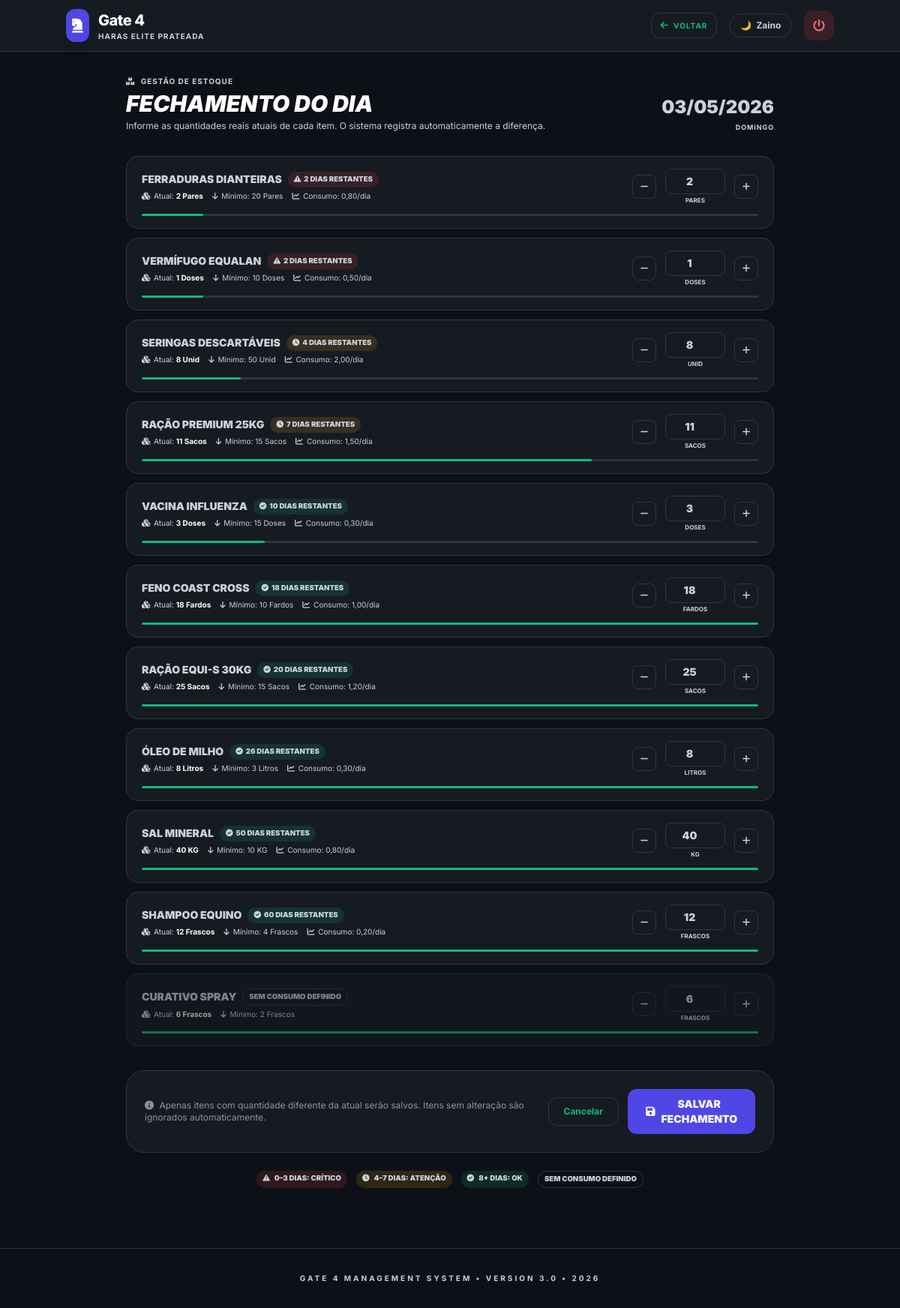
The page /estoque/fechamento/ (signed in) on the database its author committed.
### gateagora/models.py (models this page shows, shortened)
class Empresa(models.Model):
    nome = models.CharField(max_length=100)
    logo = models.ImageField(upload_to='logos/', null=True, blank=True)
    cnpj = models.CharField(max_length=18, blank=True, null=True, help_text="CNPJ da Unidade")
    cidade = models.CharField(max_length=100, default="Cidade Exemplo")
    slug = models.SlugField(
        unique=True,
        help_text="Identificador único na URL (ex: haras-santa-fe)"
    )
    class Meta:
        indexes = [models.Index(fields=["slug"])]

class ItemEstoque(models.Model):
    empresa = models.ForeignKey(Empresa, on_delete=models.CASCADE)
    nome = models.CharField(max_length=100)
    quantidade_atual = models.IntegerField(default=0)
    alerta_minimo = models.IntegerField(default=5)
    unidade = models.CharField(max_length=20, default="Unidade", help_text="Ex: KG, Sacos, Fardos")
    fornecedor_contato = models.CharField(max_length=20, blank=True)
    consumo_diario = models.DecimalField(
        max_digits=8,
        decimal_places=2,
        null=True,
        blank=True,
        help_text="Consumo médio por dia (deixe em branco se não aplicável)"
    )
    data_validade = models.DateField(
        null=True,
        blank=True,
        help_text="Data de validade do produto (opcional). Deixe em branco se não aplicável."
    )
    lote = models.CharField(
        max_length=50,
        blank=True,
        help_text="Número do lote (opcional)"
    )
    class Meta:
        indexes = [
            models.Index(fields=["empresa", "nome"]),
            models.Index(fields=["empresa", "quantidade_atual"]),
            models.Index(fields=["empresa", "data_validade"]),
        ]
    @property
    def dias_restantes(self):
        if not self.consumo_diario or self.consumo_diario <= 0:
            return None
        try:
            return int(Decimal(str(self.quantidade_atual)) / self.consumo_diario)
        except Exception:
            return None

### gateagora/views.py (the view)
# urls.py: path('estoque/fechamento/',        views.fechamento_dia,     name='fechamento_dia'),
@login_required
def fechamento_dia(request):
    empresa = getattr(request, "empresa", request.user.perfil.empresa)
    hoje    = timezone.localdate()
    itens_qs = ItemEstoque.objects.filter(empresa=empresa)
    itens_com_ajuste_hoje = set(
        MovimentacaoEstoque.objects
        .filter(empresa=empresa, data=hoje, tipo="ajuste")
        .values_list("item_id", flat=True)
    )
    for item in itens_qs:
        item.ajuste_feito_hoje = item.id in itens_com_ajuste_hoje
    def _sort_key(item):
        dias = item.dias_restantes  # None se sem consumo_diario
        if dias is not None:
            return (0, dias, item.nome)  # grupo urgente, quanto menos dias = mais cedo
        return (1, 9999, item.nome)      # grupo sem consumo, por nome
    itens = sorted(itens_qs, key=_sort_key)
    context = {
        "brand_name": BRAND_NAME,
        "empresa":    empresa,
        "hoje":       hoje,
        "itens":      itens,
    }
    return render(request, "gateagora/fechamento_estoque.html", context)

### gateagora/templates/gateagora/fechamento_estoque.html (shortened to what this page needs)
{% load static %}
<!DOCTYPE html>
<html lang="pt-br">
<head>
  <script src="https://cdn.tailwindcss.com"></script>
  <link rel="stylesheet" href="https://cdnjs.cloudflare.com/ajax/libs/font-awesome/6.0.0/css/all.min.css"/>
  <link rel="stylesheet" href="{% static 'css/themes.css' %}">
</head>
<body>
<nav class="glass sticky top-0 z-50 px-6 py-3">
  <div class="container mx-auto flex justify-between items-center">
    <a href="{% url 'dashboard' %}" class="flex items-center gap-3 group">
      <div class="bg-indigo-600 p-2 rounded-xl shadow-lg group-hover:bg-indigo-700 transition">
        <i class="fa-solid fa-chess-knight text-white text-xl"></i>
      </div>
      <div>
        <h1 class="text-xl font-extrabold tracking-tight" style="color:var(--text-strong)">{{ brand_name|default:"Gate 4" }}</h1>
        <p class="text-[10px] font-bold uppercase tracking-widest" style="color:var(--text-muted)">{{ empresa.nome }}</p>
      </div>
    </a>
    <div class="flex items-center gap-4">
      <a href="{% url 'dashboard' %}"
         class="text-[10px] font-bold uppercase tracking-widest flex items-center gap-1.5 px-3 py-2 rounded-xl transition"
         style="background-color:var(--card-bg-alt);color:var(--text-muted);border:1px solid var(--border);">
        <i class="fa-solid fa-arrow-left text-xs"></i> Voltar
      </a>
      <button onclick="toggleHorseTheme()"
              style="background-color:var(--card-bg);border:1px solid var(--border);color:var(--text-main);padding:0.4rem 0.85rem;border-radius:9999px;display:flex;align-items:center;gap:0.4rem;font-size:0.75rem;font-weight:700;cursor:pointer;">
        <span id="theme-icon">🌙</span>
        <span id="theme-name">Zaino</span>
      </button>
      <form action="{% url 'logout' %}" method="post">
        <button type="submit" class="h-10 w-10 rounded-xl flex items-center justify-center transition group"
                style="background-color:rgba(239,68,68,0.15);color:#f87171;">
          <i class="fa-solid fa-power-off group-hover:rotate-90 transition duration-300"></i>
        </button>
      </form>
    </div>
  </div>
</nav>
<div class="container mx-auto px-4 py-8 max-w-4xl">
  <div class="mb-8 flex flex-col md:flex-row md:items-end md:justify-between gap-4">
    <div>
      <p class="text-[10px] font-bold uppercase tracking-widest mb-1" style="color:var(--indigo-text)">
        <i class="fa-solid fa-boxes-stacked mr-1"></i> Gestão de Estoque
      </p>
      <h2 class="text-3xl font-black uppercase italic" style="color:var(--text-strong)">Fechamento do Dia</h2>
      <p class="text-xs mt-1" style="color:var(--text-muted)">
        Informe as quantidades reais atuais de cada item. O sistema registra automaticamente a diferença.
      </p>
    </div>
    <div class="flex flex-col items-end gap-1">
      <span class="text-2xl font-black" style="color:var(--text-strong)">{{ hoje|date:"d/m/Y" }}</span>
      <span class="text-[9px] font-bold uppercase tracking-widest" style="color:var(--text-muted)">{{ hoje|date:"l" }}</span>
    </div>
  </div>
  <form action="{% url 'salvar_fechamento' %}" method="post">
    <div class="space-y-3 mb-8">
      {% for item in itens %}
      {% with dias=item.dias_restantes %}
      <div class="item-fechamento {% if item.ajuste_feito_hoje %}ajustado{% endif %}{% if not item.consumo_diario %} sem-consumo{% endif %}"
           id="item-row-{{ item.id }}">
        <div class="flex flex-col md:flex-row md:items-center gap-4">
          <div class="flex-1 min-w-0">
            <div class="flex items-center gap-2 flex-wrap">
              <span class="text-sm font-black uppercase" style="color:var(--text-strong)">{{ item.nome }}</span>
              {% if dias is not None %}
                {% if dias <= 3 %}
                  <span class="badge-dias badge-dias-critico">
                    <i class="fa-solid fa-triangle-exclamation mr-0.5"></i> {{ dias }} dia{{ dias|pluralize }} restante{{ dias|pluralize }}
                  </span>
                {% elif dias <= 7 %}
                  <span class="badge-dias badge-dias-atencao">
                    <i class="fa-solid fa-clock mr-0.5"></i> {{ dias }} dias restantes
                  </span>
                {% else %}
                  <span class="badge-dias badge-dias-ok">
                    <i class="fa-solid fa-circle-check mr-0.5"></i> {{ dias }} dias restantes
                  </span>
                {% endif %}
              {% else %}
                <span class="badge-dias badge-dias-none">sem consumo definido</span>
              {% endif %}
            </div>
            <div class="flex items-center gap-3 mt-1 text-[10px]" style="color:var(--text-muted)">
              <span>
                <i class="fa-solid fa-cubes mr-0.5"></i>
                Atual: <strong style="color:var(--text-main)">{{ item.quantidade_atual }} {{ item.unidade }}</strong>
              </span>
              <span>
                <i class="fa-solid fa-arrow-down mr-0.5"></i>
                Mínimo: {{ item.alerta_minimo }} {{ item.unidade }}
              </span>
              {% if item.consumo_diario %}
              <span>
                <i class="fa-solid fa-chart-line mr-0.5"></i>
                Consumo: {{ item.consumo_diario }}/dia
              </span>
              {% endif %}
            </div>
          </div>
          <div class="flex items-center gap-3 flex-shrink-0">
            <button type="button"
                    class="btn-ajuste menos"
                    onclick="ajustarQtd({{ item.id }}, -1)"
                    title="Reduzir 1">
              <i class="fa-solid fa-minus text-xs"></i>
            </button>
            <div class="flex flex-col items-center gap-0.5">
              <input type="number"
                     id="qtd-{{ item.id }}"
                     name="qtd_{{ item.id }}"
                     value="{{ item.quantidade_atual }}"
                     min="0"
                     class="w-20 py-1.5 text-sm font-black"
                     oninput="marcarAlterado({{ item.id }}, {{ item.quantidade_atual }})"
                     title="Quantidade atual de {{ item.nome }}">
              <span class="text-[8px] font-bold uppercase" style="color:var(--text-muted)">{{ item.unidade }}</span>
            </div>
            <button type="button"
                    class="btn-ajuste mais"
                    onclick="ajustarQtd({{ item.id }}, 1)"
                    title="Aumentar 1">
              <i class="fa-solid fa-plus text-xs"></i>
            </button>
          </div>
        </div>
        <div class="mt-3" id="progress-container-{{ item.id }}">
          {% with pct=item.quantidade_atual|floatformat:0 %}
          {% if item.alerta_minimo > 0 %}
          <div class="w-full rounded-full overflow-hidden" style="height:3px;background-color:var(--border);">
            <div id="progress-bar-{{ item.id }}"
                 class="h-full rounded-full transition-all duration-300"
                 style="width: {% widthratio item.quantidade_atual item.alerta_minimo 100 %}%;
                        max-width:100%;
                        background-color:
                          {% if item.prioridade == 0 %}#ef4444
                          {% elif item.prioridade == 1 %}#f59e0b
                          {% else %}#10b981{% endif %};">
            </div>
          </div>
          {% endif %}
          {% endwith %}
        </div>
      </div>
      {% endwith %}
      {% endfor %}
    </div>
    {% if itens %}
    <div class="card-static p-6 flex flex-col md:flex-row items-center justify-between gap-4">
      <div class="text-xs" style="color:var(--text-muted)">
        <i class="fa-solid fa-circle-info mr-1"></i>
        Apenas itens com quantidade diferente da atual serão salvos.
        Itens sem alteração são ignorados automaticamente.
      </div>
      <div class="flex items-center gap-3">
        <a href="{% url 'dashboard' %}"
           class="text-xs font-bold px-5 py-2.5 rounded-xl transition"
           style="background-color:var(--card-bg-alt);color:var(--text-muted);border:1px solid var(--border);">
          Cancelar
        </a>
        <button type="submit"
                class="flex items-center gap-2 text-sm font-black uppercase px-6 py-2.5 rounded-xl transition"
                style="background-color:#4f46e5;color:#fff;"
                onmouseover="this.style.backgroundColor='#4338ca';"
                onmouseout="this.style.backgroundColor='#4f46e5';">
          <i class="fa-solid fa-floppy-disk"></i> Salvar Fechamento
        </button>
      </div>
    </div>
    {% endif %}
  </form>
  <div class="mt-6 flex flex-wrap gap-3 justify-center">
    <span class="badge-dias badge-dias-critico"><i class="fa-solid fa-triangle-exclamation mr-1"></i> 0–3 dias: crítico</span>
    <span class="badge-dias badge-dias-atencao"><i class="fa-solid fa-clock mr-1"></i> 4–7 dias: atenção</span>
    <span class="badge-dias badge-dias-ok"><i class="fa-solid fa-circle-check mr-1"></i> 8+ dias: ok</span>
    <span class="badge-dias badge-dias-none">sem consumo definido</span>
  </div>
</div>
<footer class="mt-12 py-8 text-center">
  <p class="text-[10px] font-bold uppercase tracking-[0.3em]" style="color:var(--text-muted)">Gate 4 Management System &bull; Version 3.0 &bull; 2026</p>
</footer>
</body>
</html>

### static/css/themes.css (style rules this page uses)
:root { --bg-main: #0d1117; --card-bg: #161b22; --card-alt: #1c2128; --text-main: #c9d1d9; --text-muted: #8b949e; --text-strong:#ffffff; --primary: #10b981; --border: #30363d; --alert-bg: rgba(255,255,255,0.03); --emerald-text: #10b981; --indigo-text: #818cf8; --amber-text: #fbbf24; --red-text: #f87171; --emerald-soft: rgba(16,185,129,0.10); --amber-soft: rgba(245,158,11,0.10); --red-soft: rgba(239,68,68,0.10); --indigo-soft: rgba(99,102,241,0.12); --white-soft: rgba(255,255,255,0.05); }
body { background-color: var(--bg-main) !important; color: var(--text-main) !important; transition: background-color 0.4s ease, color 0.4s ease; }
.card, .card-static, .glass, .bg-white, .bg-slate-900, .bg-neutral-900 { background-color: var(--card-bg) !important; border-color: var(--border) !important; color: var(--text-main) !important; }
h1, h2, h3, strong, .text-strong { color: var(--text-strong) !important; }
p, span, td, th, .text-muted { color: var(--text-main) !important; }
a, .text-primary { color: var(--primary) !important; }
nav.glass { background-color: var(--card-bg) !important; border-bottom: 1px solid var(--border) !important; }
footer { border-color: var(--border) !important; }
* { transition: background-color 0.3s ease, border-color 0.3s ease, color 0.3s ease; }

### gateagora/templates/gateagora/fechamento_estoque.html (style rules this page uses)
body { font-family: 'Inter', sans-serif; background-color: var(--bg-main); color: var(--text-main); transition: background-color 0.3s ease, color 0.3s ease; }
.card-static { background-color: var(--card-bg); border: 1px solid var(--border); border-radius: 1.5rem; }
.glass { background-color: var(--card-bg); border-bottom: 1px solid var(--border); backdrop-filter: blur(10px); }
.item-fechamento { background-color: var(--card-bg); border: 1px solid var(--border); border-radius: 1rem; padding: 1rem 1.25rem; transition: border-color 0.2s; }
.item-fechamento.sem-consumo { opacity: 0.6; }
input[type="number"] { border: 1.5px solid var(--border) !important; background-color: var(--card-bg) !important; color: var(--text-main) !important; border-radius: 0.5rem; transition: border-color 0.2s, box-shadow 0.2s; text-align: center; }
.badge-dias { font-size: 0.6rem; font-weight: 900; padding: 0.2rem 0.5rem; border-radius: 9999px; text-transform: uppercase; }
.badge-dias-critico { background-color: rgba(239,68,68,0.15); color: var(--red-text); }
.badge-dias-atencao { background-color: rgba(245,158,11,0.15); color: var(--amber-text); }
.badge-dias-ok { background-color: rgba(16,185,129,0.15); color: var(--emerald-text); }
.badge-dias-none { background-color: var(--card-bg-alt); color: var(--text-muted); border: 1px solid var(--border); }
.btn-ajuste { width: 2rem; height: 2rem; border-radius: 0.5rem; display: flex; align-items: center; justify-content: center; font-size: 1rem; font-weight: 900; cursor: pointer; transition: all 0.15s; border: 1px solid var(--border); background-color: var(--card-bg-alt); color: var(--text-main); }
footer { border-top: 1px solid var(--border) !important; }

### rows shown on the page
Empresa: nome "HARAS ELITE PRATEADA"
ItemEstoque: nome "FERRADURAS DIANTEIRAS", dias_restantes "2", quantidade_atual "2", unidade "Pares", alerta_minimo "20", consumo_diario "0,80", id "2", unidade "PARES"
ItemEstoque: nome "VERMÍFUGO EQUALAN", dias_restantes "2", quantidade_atual "1", unidade "Doses", alerta_minimo "10", consumo_diario "0,50", id "1", unidade "DOSES"
ItemEstoque: nome "SERINGAS DESCARTÁVEIS", dias_restantes "4", quantidade_atual "8", unidade "Unid", alerta_minimo "50", consumo_diario "2,00", unidade "UNID"
ItemEstoque: nome "RAÇÃO PREMIUM 25KG", dias_restantes "7", quantidade_atual "11", unidade "Sacos", alerta_minimo "15", consumo_diario "1,50", unidade "SACOS"
ItemEstoque: nome "VACINA INFLUENZA", dias_restantes "10", quantidade_atual "3", unidade "Doses", alerta_minimo "15", consumo_diario "0,30", unidade "DOSES"
ItemEstoque: nome "FENO COAST CROSS", dias_restantes "18", quantidade_atual "18", unidade "Fardos", alerta_minimo "10", consumo_diario "1,00", unidade "FARDOS"
ItemEstoque: nome "RAÇÃO EQUI-S 30KG", dias_restantes "20", quantidade_atual "25", unidade "Sacos", alerta_minimo "15", consumo_diario "1,20", unidade "SACOS"
ItemEstoque: nome "ÓLEO DE MILHO", dias_restantes "26", quantidade_atual "8", unidade "Litros", alerta_minimo "3", consumo_diario "0,30", unidade "LITROS"
ItemEstoque: nome "SAL MINERAL", dias_restantes "50", quantidade_atual "40", unidade "KG", alerta_minimo "10", consumo_diario "0,80"
ItemEstoque: nome "SHAMPOO EQUINO", dias_restantes "60", quantidade_atual "12", unidade "Frascos", alerta_minimo "4", consumo_diario "0,20", unidade "FRASCOS"
ItemEstoque: nome "CURATIVO SPRAY", shows "SEM CONSUMO DEFINIDO", quantidade_atual "6", unidade "Frascos", alerta_minimo "2", unidade "FRASCOS"

### other values the page prints
{{ brand_name|default:"Gate 4" }} "Gate 4"
{{ hoje|date:"d/m/Y" }} "03/05/2026"
{{ hoje|date:"l" }} "DOMINGO"
